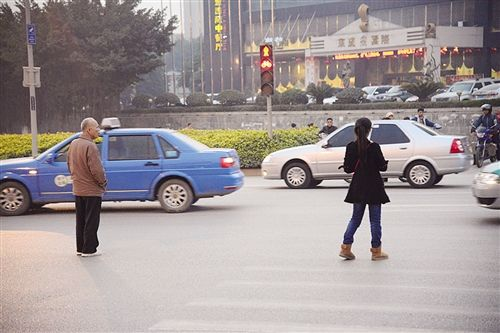
#> input picture image/people.jpg, 500 x 333 px, found by its file name
$ python Detector.py
#> lines starting #> are read from the running program, lines starting #| are printed output that depends on the picture; after the words box and inside, x2 and y2 are one past the last pixel; in counts of white or black regions, pixels touching at a corner belong together
# HOG检测人
import cv2
import numpy as np

def is_inside(o, i):
    # 判断矩形o是不是在i矩形中，其中 o：矩形o  (x,y,w,h)，i：矩形i  (x,y,w,h)
    ox, oy, ow, oh = o
    ix, iy, iw, ih = i
    return ox > ix and oy > iy and ox + ow < ix + iw and oy + oh < iy + ih


def draw_person(img, person):
    # 在img图像上绘制矩形框person，参数person表示目标的box信息
    x, y, w, h = person
    cv2.rectangle(img, (x, y), (x + w, y + h), (0, 255, 255), 2)


def detect_test():
    # 检测代码，调用python库函数
    img = cv2.imread('/home/yhq/PycharmProjects/Hog_Svm/image/people.jpg')
#> img is the input picture: shape (333, 500, 3); mean B, G, R 151.4, 150.7, 159.9
    '''
    创建HOG描述符对象
    winSize = (64,128)，blockSize = (16,16)，blockStride = (8,8)，cellSize = (8,8)，nbins = 9
    hog = cv2.HOGDescriptor(winSize,blockSize,blockStride,cellSize,nbins)
    默认9个bin，一个block 2*2 cell,共((64-16)/8 +1)×((128-16)/8+1)个block
    所以特征维度：9×4×((64-16)/8 +1)×((128-16)/8+1)=3780
    '''
    hog = cv2.HOGDescriptor()  #3780维，多一维是一维偏移，便于后期分类器计算
    # hist = hog.compute(img[0:128,0:64])   计算一个检测窗口的维度
    # print(hist.shape)
    detector = cv2.HOGDescriptor_getDefaultPeopleDetector()
    # print('detector', type(detector), detector.shape)
    hog.setSVMDetector(detector)
    # 多尺度检测，found是一个数组，每一个元素都是对应一个矩形，即检测到的目标框
    found, w = hog.detectMultiScale(img)
#> found = [[45, 108, 87, 173], [316, 92, 99, 197]]; w = [2.51, 3.93]
    # 过滤一些矩形，如果矩形o在矩形i中，则过滤掉o
    found_filtered = []
    for ri, r in enumerate(found):
        for qi, q in enumerate(found):
            # r在q内？
            if ri != qi and is_inside(r, q):
                break
        else:
            found_filtered.append(r)
#> this loop made 2 passes
#> ri on passes 1 to 2: 0, 1
#> after the loop, found_filtered = [[45, 108, 87, 173], [316, 92, 99, 197]]
    for person in found_filtered:
        draw_person(img, person)
#> this loop made 2 passes
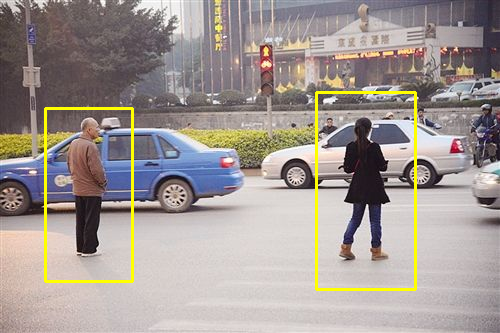
#> img: shape (333, 500, 3); 2% of pixels changed, all inside (x1, y1, x2, y2) = (44, 91, 417, 291)
    cv2.imshow('img', img)
    cv2.waitKey(0)
    cv2.destroyAllWindows()
if __name__ == '__main__':
    detect_test()
